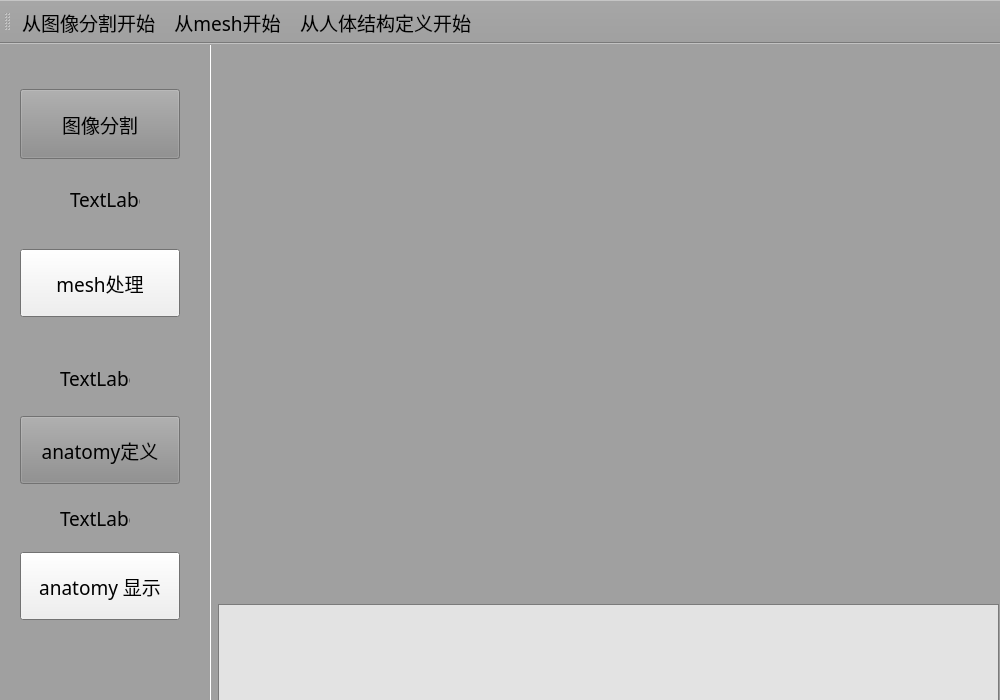
<?xml version="1.0" encoding="UTF-8"?>
<ui version="4.0">
 <class>AnatomyShowClass</class>
 <widget class="QMainWindow" name="AnatomyShowClass">
  <property name="geometry">
   <rect>
    <x>0</x>
    <y>0</y>
    <width>1000</width>
    <height>700</height>
   </rect>
  </property>
  <property name="palette">
   <palette>
    <active>
     <colorrole role="Base">
      <brush brushstyle="SolidPattern">
       <color alpha="255">
        <red>204</red>
        <green>232</green>
        <blue>207</blue>
       </color>
      </brush>
     </colorrole>
     <colorrole role="Window">
      <brush brushstyle="SolidPattern">
       <color alpha="255">
        <red>160</red>
        <green>160</green>
        <blue>160</blue>
       </color>
      </brush>
     </colorrole>
    </active>
    <inactive>
     <colorrole role="Base">
      <brush brushstyle="SolidPattern">
       <color alpha="255">
        <red>204</red>
        <green>232</green>
        <blue>207</blue>
       </color>
      </brush>
     </colorrole>
     <colorrole role="Window">
      <brush brushstyle="SolidPattern">
       <color alpha="255">
        <red>160</red>
        <green>160</green>
        <blue>160</blue>
       </color>
      </brush>
     </colorrole>
    </inactive>
    <disabled>
     <colorrole role="Base">
      <brush brushstyle="SolidPattern">
       <color alpha="255">
        <red>160</red>
        <green>160</green>
        <blue>160</blue>
       </color>
      </brush>
     </colorrole>
     <colorrole role="Window">
      <brush brushstyle="SolidPattern">
       <color alpha="255">
        <red>160</red>
        <green>160</green>
        <blue>160</blue>
       </color>
      </brush>
     </colorrole>
    </disabled>
   </palette>
  </property>
  <property name="font">
   <font>
    <family>Adobe 仿宋 Std R</family>
    <pointsize>14</pointsize>
   </font>
  </property>
  <property name="windowTitle">
   <string>AnatomyShow</string>
  </property>
  <widget class="QWidget" name="centralWidget">
   <widget class="Line" name="line">
    <property name="geometry">
     <rect>
      <x>200</x>
      <y>0</y>
      <width>20</width>
      <height>680</height>
     </rect>
    </property>
    <property name="orientation">
     <enum>Qt::Vertical</enum>
    </property>
   </widget>
   <widget class="QTextEdit" name="txtWizard">
    <property name="geometry">
     <rect>
      <x>218</x>
      <y>560</y>
      <width>781</width>
      <height>120</height>
     </rect>
    </property>
    <property name="palette">
     <palette>
      <active>
       <colorrole role="Base">
        <brush brushstyle="SolidPattern">
         <color alpha="255">
          <red>227</red>
          <green>227</green>
          <blue>227</blue>
         </color>
        </brush>
       </colorrole>
      </active>
      <inactive>
       <colorrole role="Base">
        <brush brushstyle="SolidPattern">
         <color alpha="255">
          <red>227</red>
          <green>227</green>
          <blue>227</blue>
         </color>
        </brush>
       </colorrole>
      </inactive>
      <disabled>
       <colorrole role="Base">
        <brush brushstyle="SolidPattern">
         <color alpha="255">
          <red>160</red>
          <green>160</green>
          <blue>160</blue>
         </color>
        </brush>
       </colorrole>
      </disabled>
     </palette>
    </property>
    <property name="font">
     <font>
      <family>Adobe 仿宋 Std R</family>
      <pointsize>12</pointsize>
      <weight>50</weight>
      <bold>false</bold>
     </font>
    </property>
    <property name="readOnly">
     <bool>true</bool>
    </property>
   </widget>
   <widget class="QPushButton" name="btnImageSegmentation">
    <property name="geometry">
     <rect>
      <x>20</x>
      <y>45</y>
      <width>160</width>
      <height>70</height>
     </rect>
    </property>
    <property name="palette">
     <palette>
      <active>
       <colorrole role="Button">
        <brush brushstyle="SolidPattern">
         <color alpha="255">
          <red>140</red>
          <green>140</green>
          <blue>140</blue>
         </color>
        </brush>
       </colorrole>
      </active>
      <inactive>
       <colorrole role="Button">
        <brush brushstyle="SolidPattern">
         <color alpha="255">
          <red>140</red>
          <green>140</green>
          <blue>140</blue>
         </color>
        </brush>
       </colorrole>
      </inactive>
      <disabled>
       <colorrole role="Button">
        <brush brushstyle="SolidPattern">
         <color alpha="255">
          <red>140</red>
          <green>140</green>
          <blue>140</blue>
         </color>
        </brush>
       </colorrole>
      </disabled>
     </palette>
    </property>
    <property name="font">
     <font>
      <pointsize>14</pointsize>
     </font>
    </property>
    <property name="text">
     <string>图像分割</string>
    </property>
   </widget>
   <widget class="QPushButton" name="btnMeshProcess">
    <property name="geometry">
     <rect>
      <x>20</x>
      <y>205</y>
      <width>160</width>
      <height>68</height>
     </rect>
    </property>
    <property name="font">
     <font>
      <pointsize>14</pointsize>
     </font>
    </property>
    <property name="text">
     <string>mesh处理</string>
    </property>
   </widget>
   <widget class="QPushButton" name="btnAnatomyDefine">
    <property name="geometry">
     <rect>
      <x>20</x>
      <y>372</y>
      <width>160</width>
      <height>68</height>
     </rect>
    </property>
    <property name="palette">
     <palette>
      <active>
       <colorrole role="Button">
        <brush brushstyle="SolidPattern">
         <color alpha="255">
          <red>140</red>
          <green>140</green>
          <blue>140</blue>
         </color>
        </brush>
       </colorrole>
      </active>
      <inactive>
       <colorrole role="Button">
        <brush brushstyle="SolidPattern">
         <color alpha="255">
          <red>140</red>
          <green>140</green>
          <blue>140</blue>
         </color>
        </brush>
       </colorrole>
      </inactive>
      <disabled>
       <colorrole role="Button">
        <brush brushstyle="SolidPattern">
         <color alpha="255">
          <red>140</red>
          <green>140</green>
          <blue>140</blue>
         </color>
        </brush>
       </colorrole>
      </disabled>
     </palette>
    </property>
    <property name="font">
     <font>
      <pointsize>14</pointsize>
     </font>
    </property>
    <property name="text">
     <string>anatomy定义</string>
    </property>
   </widget>
   <widget class="QPushButton" name="btnAnatomyShow">
    <property name="geometry">
     <rect>
      <x>20</x>
      <y>508</y>
      <width>160</width>
      <height>68</height>
     </rect>
    </property>
    <property name="font">
     <font>
      <pointsize>14</pointsize>
     </font>
    </property>
    <property name="text">
     <string>anatomy 显示</string>
    </property>
   </widget>
   <widget class="QLabel" name="lblShowFirstStep">
    <property name="geometry">
     <rect>
      <x>70</x>
      <y>120</y>
      <width>70</width>
      <height>70</height>
     </rect>
    </property>
    <property name="text">
     <string>TextLabel</string>
    </property>
   </widget>
   <widget class="QLabel" name="lblShowSecondStep">
    <property name="geometry">
     <rect>
      <x>60</x>
      <y>300</y>
      <width>70</width>
      <height>68</height>
     </rect>
    </property>
    <property name="text">
     <string>TextLabel</string>
    </property>
   </widget>
   <widget class="QLabel" name="lblShowThirdStep">
    <property name="geometry">
     <rect>
      <x>60</x>
      <y>440</y>
      <width>70</width>
      <height>68</height>
     </rect>
    </property>
    <property name="text">
     <string>TextLabel</string>
    </property>
   </widget>
  </widget>
  <widget class="QToolBar" name="mainToolBar">
   <attribute name="toolBarArea">
    <enum>TopToolBarArea</enum>
   </attribute>
   <attribute name="toolBarBreak">
    <bool>false</bool>
   </attribute>
   <addaction name="actProcessImageSegmentation"/>
   <addaction name="actProcessFromMesh"/>
   <addaction name="actFromAnatomyDefine"/>
  </widget>
  <action name="actProcessImageSegmentation">
   <property name="text">
    <string>从图像分割开始</string>
   </property>
  </action>
  <action name="actProcessFromMesh">
   <property name="text">
    <string>从mesh开始</string>
   </property>
  </action>
  <action name="actFromAnatomyDefine">
   <property name="text">
    <string>从人体结构定义开始</string>
   </property>
  </action>
 </widget>
 <layoutdefault spacing="6" margin="11"/>
 <resources>
  <include location="anatomyshow.qrc"/>
 </resources>
 <connections>
  <connection>
   <sender>actProcessFromMesh</sender>
   <signal>triggered()</signal>
   <receiver>AnatomyShowClass</receiver>
   <slot>ToolbarProcessFromMeshClicked()</slot>
   <hints>
    <hint type="sourcelabel">
     <x>-1</x>
     <y>-1</y>
    </hint>
    <hint type="destinationlabel">
     <x>499</x>
     <y>349</y>
    </hint>
   </hints>
  </connection>
  <connection>
   <sender>actFromAnatomyDefine</sender>
   <signal>triggered()</signal>
   <receiver>AnatomyShowClass</receiver>
   <slot>ToolbarProcessFromAnatomyClicked()</slot>
   <hints>
    <hint type="sourcelabel">
     <x>-1</x>
     <y>-1</y>
    </hint>
    <hint type="destinationlabel">
     <x>499</x>
     <y>349</y>
    </hint>
   </hints>
  </connection>
  <connection>
   <sender>actProcessImageSegmentation</sender>
   <signal>triggered()</signal>
   <receiver>AnatomyShowClass</receiver>
   <slot>ToolbarProcessFromImageClicked()</slot>
   <hints>
    <hint type="sourcelabel">
     <x>-1</x>
     <y>-1</y>
    </hint>
    <hint type="destinationlabel">
     <x>499</x>
     <y>349</y>
    </hint>
   </hints>
  </connection>
  <connection>
   <sender>btnMeshProcess</sender>
   <signal>clicked()</signal>
   <receiver>AnatomyShowClass</receiver>
   <slot>MeshProcessClicked()</slot>
   <hints>
    <hint type="sourcelabel">
     <x>89</x>
     <y>251</y>
    </hint>
    <hint type="destinationlabel">
     <x>499</x>
     <y>349</y>
    </hint>
   </hints>
  </connection>
  <connection>
   <sender>btnImageSegmentation</sender>
   <signal>clicked()</signal>
   <receiver>AnatomyShowClass</receiver>
   <slot>ImageSegmentationClicked()</slot>
   <hints>
    <hint type="sourcelabel">
     <x>89</x>
     <y>61</y>
    </hint>
    <hint type="destinationlabel">
     <x>499</x>
     <y>349</y>
    </hint>
   </hints>
  </connection>
  <connection>
   <sender>btnAnatomyDefine</sender>
   <signal>clicked()</signal>
   <receiver>AnatomyShowClass</receiver>
   <slot>AnatomyDefineClicked()</slot>
   <hints>
    <hint type="sourcelabel">
     <x>89</x>
     <y>441</y>
    </hint>
    <hint type="destinationlabel">
     <x>499</x>
     <y>349</y>
    </hint>
   </hints>
  </connection>
  <connection>
   <sender>btnAnatomyShow</sender>
   <signal>clicked()</signal>
   <receiver>AnatomyShowClass</receiver>
   <slot>AnatomyShowClicked()</slot>
   <hints>
    <hint type="sourcelabel">
     <x>89</x>
     <y>651</y>
    </hint>
    <hint type="destinationlabel">
     <x>499</x>
     <y>349</y>
    </hint>
   </hints>
  </connection>
 </connections>
 <slots>
  <slot>ToolbarProcessFromImageClicked()</slot>
  <slot>ToolbarProcessFromMeshClicked()</slot>
  <slot>ToolbarProcessFromAnatomyClicked()</slot>
  <slot>ImageSegmentationClicked()</slot>
  <slot>MeshProcessClicked()</slot>
  <slot>AnatomyDefineClicked()</slot>
  <slot>AnatomyShowClicked()</slot>
  <slot>PrevStepFromMeshProcess()</slot>
 </slots>
</ui>
